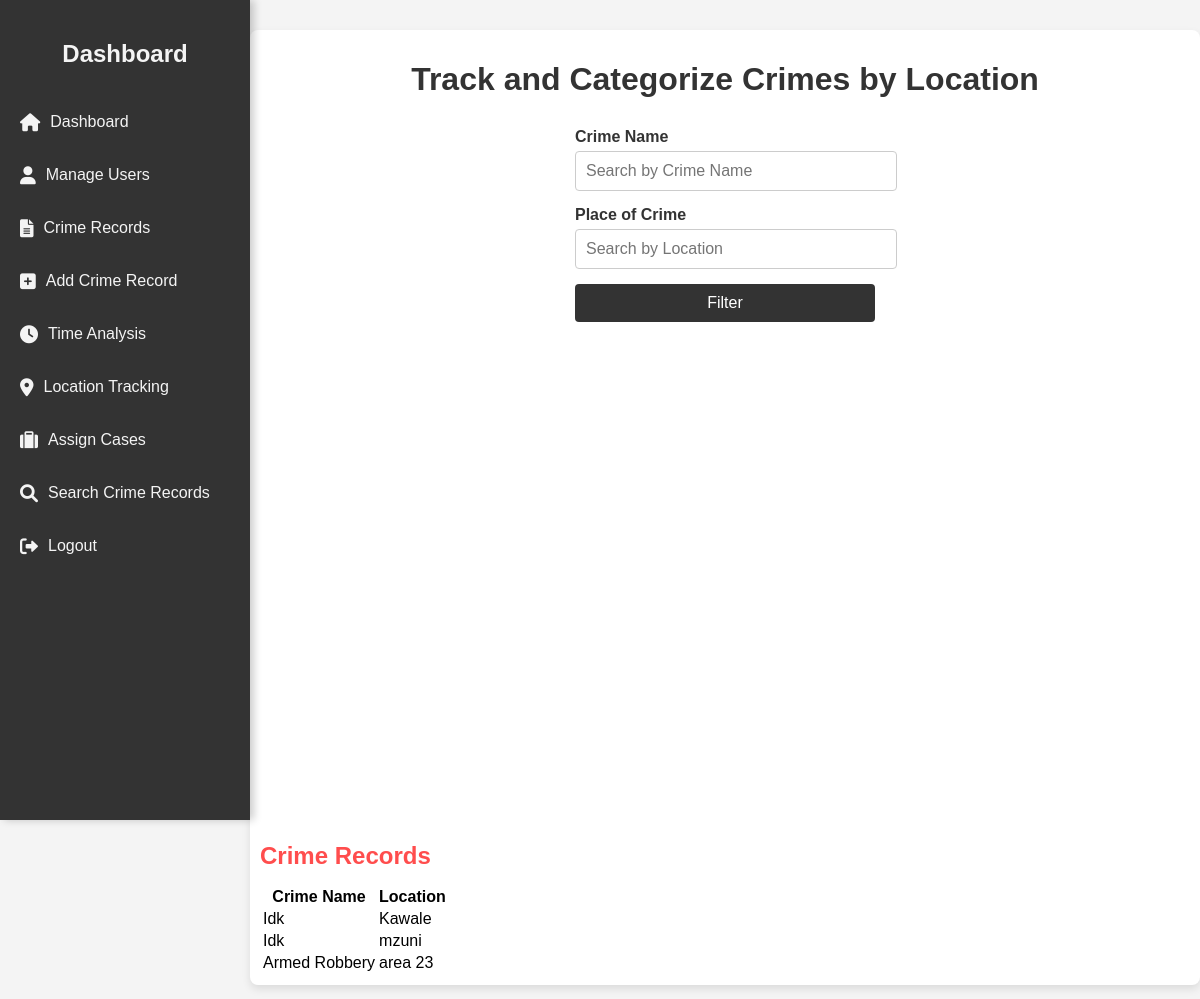
The page /location_tracking.php (signed in) on the database its author committed.
### tables this page shows
CREATE TABLE `crime_records` (
  `id` int(11) NOT NULL,
  `full_name` varchar(100) NOT NULL,
  `gender` enum('Male','Female','Other') NOT NULL,
  `nationality` varchar(50) NOT NULL,
  `district_of_origin` varchar(100) NOT NULL,
  `date_of_birth` date NOT NULL,
  `identification_type` enum('Driver''s License','National ID') NOT NULL,
  `identification_number` varchar(50) NOT NULL,
  `address` text NOT NULL,
  `image_path` varchar(255) DEFAULT NULL,
  `crime_name` varchar(100) NOT NULL,
  `severity` enum('Low','Moderate','High','Severe') NOT NULL,
  `time_of_occurrence` datetime NOT NULL,
  `place_of_crime` varchar(100) NOT NULL,
  `victims` text DEFAULT NULL,
  `evidence` text DEFAULT NULL,
  `potential_charge` text DEFAULT NULL,
  `time_served` varchar(100) DEFAULT NULL,
  `created_at` timestamp NOT NULL DEFAULT current_timestamp(),
  `latitude` float(10,6) DEFAULT NULL,
  `longitude` float(10,6) DEFAULT NULL,
  `case_status` enum('Open','Closed','In Progress') NOT NULL DEFAULT 'Open',
  `assigned_investigator` int(11) DEFAULT NULL
);

### location_tracking.php (the view, shortened to what this page needs)
<?php
require 'config.php';
include 'header.php';
$sql = "SELECT id, crime_name, place_of_crime, latitude, longitude FROM crime_records";
$stmt = $pdo->prepare($sql);
$stmt->execute();
$crimes = $stmt->fetchAll(PDO::FETCH_ASSOC);
?>
<!DOCTYPE html>
<html lang="en">
<head>
    <link rel="stylesheet" href="style/styles.css">
    <link rel="stylesheet" href="https://unpkg.com/leaflet@1.7.1/dist/leaflet.css" />
</head>
<body>
    <div class="form-container">
        <h1>Track and Categorize Crimes by Location</h1>
        <form method="GET" action="location_tracking.php">
            <label for="crime_name">Crime Name</label>
            <input type="text" name="crime_name" id="crime_name" placeholder="Search by Crime Name">
            <label for="place_of_crime">Place of Crime</label>
            <input type="text" name="place_of_crime" id="place_of_crime" placeholder="Search by Location">
            <button type="submit">Filter</button>
        </form>
        <div id="map"></div>
        <h2>Crime Records</h2>
        <table>
            <thead>
                <tr>
                    <th>Crime Name</th>
                    <th>Location</th>
                </tr>
            </thead>
            <tbody>
                <?php foreach ($crimes as $crime): ?>
                    <tr>
                        <td><?php echo htmlspecialchars($crime['crime_name']); ?></td>
                        <td><?php echo htmlspecialchars($crime['place_of_crime']); ?></td>
                    </tr>
                <?php endforeach; ?>
            </tbody>
        </table>
    </div>
</body>
</html>

### style/styles_header.css (style rules this page uses)
body { font-family: Arial, sans-serif; background-color: #f4f4f4; margin: 0; padding: 0; margin-left: 250px; }

### style/styles.css (style rules this page uses)
body { font-family: Arial, sans-serif; background-color: #f4f4f4; margin-left: 250px; padding: 0; }
.form-container { max-width: 1000px; margin: 30px auto; padding: 10px; background-color: #fff; border-radius: 8px; box-shadow: 0px 4px 8px rgba(0, 0, 0, 0.1); }
h1 { color: #333; text-align: center; margin-bottom: 20px; }
h2 { color: #ff4d4d; margin-bottom: 15px; }
label { font-weight: bold; color: #333; display: block; margin-bottom: 5px; }
input[type="text"], input[type="date"], input[type="datetime-local"], textarea, select, input[type="file"] { width: 100%; padding: 10px; margin-bottom: 15px; border: 1px solid #ccc; border-radius: 4px; font-size: 16px; }
button[type="submit"], .btn { padding: 10px 20px; background-color: #333; color: #fff; border: none; border-radius: 4px; cursor: pointer; transition: background-color 0.3s; font-size: 16px; }
.form-container form { display: flex; flex-direction: column; }
h1 { text-align: center; margin-bottom: 30px; }
body { font-family: Arial, sans-serif; }
h1 { color: #333; }
form { width: 300px; margin: 0 auto; }
label { display: block; margin-bottom: 5px; }
input, select { width: 100%; padding: 8px; margin-bottom: 10px; border: 1px solid #ccc; border-radius: 4px; }

### header.php (style rules this page uses)
h2 { color: #ff4d4d; margin-bottom: 15px; text-align: left; }

### location_tracking.php (style rules this page uses)
#map { height: 500px; width: 100%; }

### rows shown on the page
crime_records: crime_name "Idk", place_of_crime "Kawale"
crime_records: crime_name "Idk", place_of_crime "mzuni"
crime_records: crime_name "Armed Robbery", place_of_crime "area 23"
